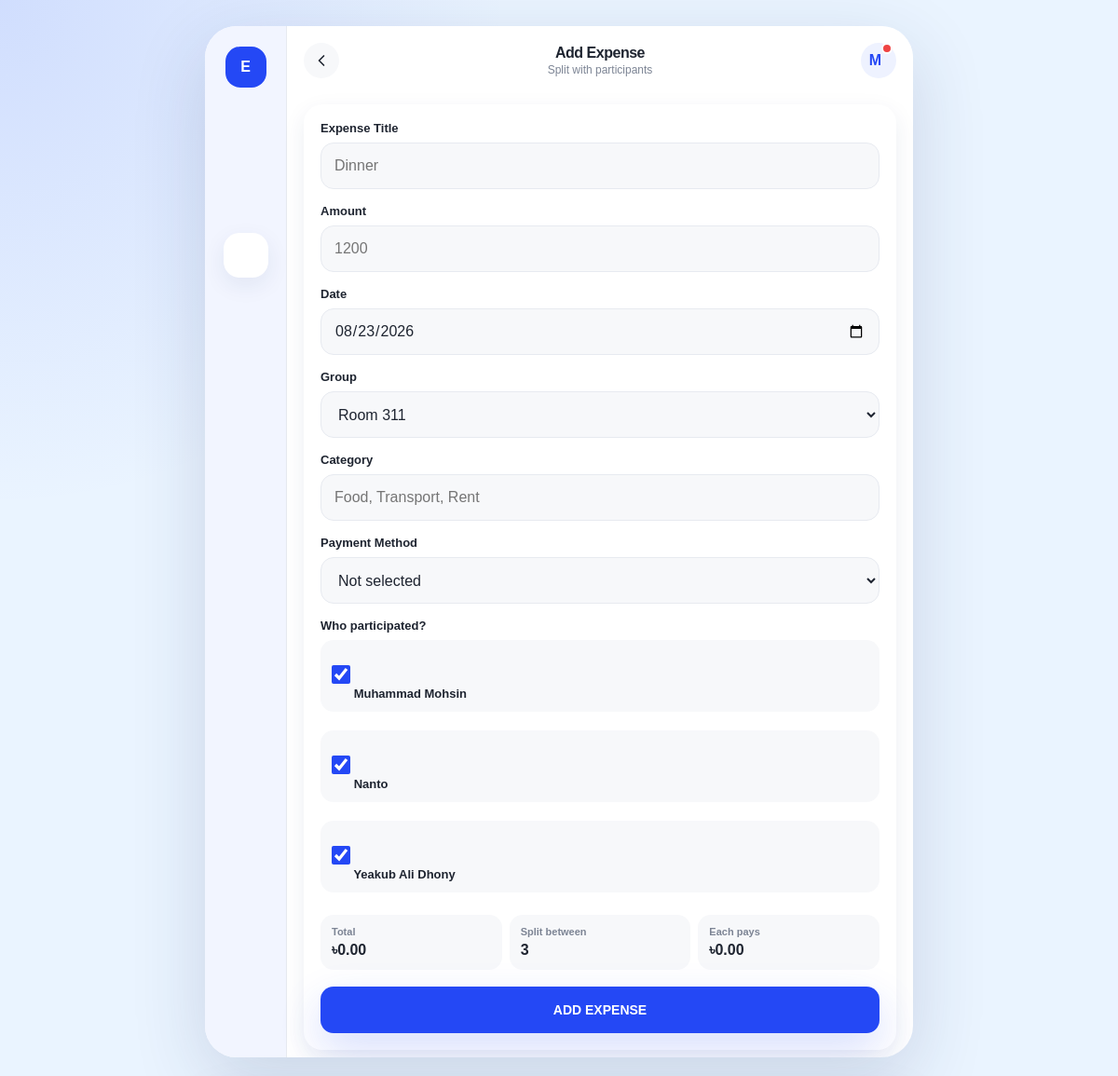
The app's page /expenses/add.php?group_id=5 (signed in) with its own data.
### tables this page shows
CREATE TABLE `users` (
  `user_id` int(11) NOT NULL,
  `name` varchar(100) NOT NULL,
  `email` varchar(255) NOT NULL,
  `password_hash` varchar(255) NOT NULL,
  `phone_no` varchar(20) DEFAULT NULL,
  `created_at` timestamp NOT NULL DEFAULT current_timestamp()
);

### expenses/add.php (the view, shortened to what this page needs)
<?php
require_once "../config/database.php";
$user_id = (int) $_SESSION["user_id"];
$selected_group_id = (int) ($_GET["group_id"] ?? $_POST["group_id"] ?? 0);
$stmt = $conn->prepare("
    SELECT g.group_id, g.group_name
    FROM groups g
    INNER JOIN group_members gm ON g.group_id = gm.group_id
    WHERE gm.user_id = ?
    ORDER BY g.group_name
");
$stmt->bind_param("i", $user_id);
$stmt->execute();
$groups = $stmt->get_result();
$members = [];
if ($selected_group_id > 0) {
    $stmt = $conn->prepare("
        SELECT u.user_id, u.name
        FROM group_members gm
        INNER JOIN users u ON gm.user_id = u.user_id
        WHERE gm.group_id = ?
        ORDER BY u.name
    ");
    $stmt->bind_param("i", $selected_group_id);
    $stmt->execute();
    $members = $stmt->get_result()->fetch_all(MYSQLI_ASSOC);
}
include "../includes/header.php";
?>
<form class="form-card" method="POST">
    <div class="form-group"><label for="title">Expense Title</label><input id="title" name="title" type="text" placeholder="Dinner" required></div>
    <div class="form-group"><label for="amount">Amount</label><input id="amount" name="amount" type="number" min="0.01" step="0.01" placeholder="1200" data-split-amount required></div>
    <div class="form-group"><label for="expense_date">Date</label><input id="expense_date" name="expense_date" type="date" value="<?= date("Y-m-d") ?>" required></div>
    <div class="form-group">
        <label for="group_id">Group</label>
        <select id="group_id" name="group_id" required onchange="if(this.value){window.location='add.php?group_id='+this.value}">
            <?php while ($group = $groups->fetch_assoc()): ?>
                <option value="<?= (int) $group["group_id"] ?>" <?= $selected_group_id === (int) $group["group_id"] ? "selected" : "" ?>><?= htmlspecialchars($group["group_name"]) ?></option>
            <?php endwhile; ?>
        </select>
    </div>
    <div class="form-group"><label for="category">Category</label><input id="category" name="category" type="text" placeholder="Food, Transport, Rent"></div>
    <div class="form-group">
        <label for="payment_method_id">Payment Method</label>
        <select id="payment_method_id" name="payment_method_id">
            <option value="0">Not selected</option>
        </select>
    </div>
    <div class="form-group">
        <label>Who participated?</label>
        <div class="card-list">
            <?php if (count($members) > 0): ?>
                <?php foreach ($members as $member): ?>
                    <label class="participant-row"><input type="checkbox" name="participants[]" value="<?= (int) $member["user_id"] ?>" data-split-participant checked> <?= htmlspecialchars($member["name"]) ?></label>
                <?php endforeach; ?>
            <?php else: ?>
                <div class="empty-state"><h3>Select a group</h3><p>Participants appear after selecting a group.</p></div>
            <?php endif; ?>
        </div>
    </div>
    <div class="split-preview">
        <div class="stat-pill"><span>Total</span><strong data-split-total>৳0.00</strong></div>
        <div class="stat-pill"><span>Split between</span><strong data-split-count>0</strong></div>
        <div class="stat-pill"><span>Each pays</span><strong data-split-each>৳0.00</strong></div>
    </div>
    <br>
    <button class="primary-button full-width" type="submit">ADD EXPENSE</button>
</form>
<?php include "../includes/footer.php"; ?>

### css/style.css (style rules this page uses)
:root { --primary: #2448f5; --primary-dark: #1939d6; --primary-light: #eef2ff; --background: #ffffff; --surface: #f7f8fa; --surface-blue: #f2f5ff; --text-primary: #1e2430; --text-secondary: #7c8494; --text-muted: #a7aebb; --border: #e7eaf0; --success: #22c55e; --warning: #f59e0b; --danger: #ef4444; --shadow: 0 8px 25px rgba(30, 50, 100, 0.08); --shadow-strong: 0 18px 45px rgba(36, 72, 245, 0.18); --radius-sm: 8px; --radius-md: 14px; --radius-lg: 20px; --radius-xl: 28px; --app-width: 460px; }
* { box-sizing: border-box; margin: 0; padding: 0; }
html { scroll-behavior: smooth; }
body { min-height: 100vh; background: radial-gradient(circle at top left, rgba(36, 72, 245, 0.13), transparent 34rem), #eaf4ff; color: var(--text-primary); font-family: "Trebuchet MS", Arial, Helvetica, sans-serif; }
button, input, select, textarea { font: inherit; }
button { cursor: pointer; }
.card, .summary-card, .mini-card, .form-card, .transaction-row, .group-card, .user-row, .notification-card, .payment-card { border-radius: var(--radius-lg); background: white; box-shadow: var(--shadow); }
.card-list { display: grid; gap: 12px; }
.stat-pill { padding: 12px; border-radius: var(--radius-md); background: var(--surface); }
.stat-pill span { display: block; color: var(--text-secondary); font-size: 11px; font-weight: 800; }
.stat-pill strong { display: block; margin-top: 5px; font-variant-numeric: tabular-nums; }
.form-card { padding: 18px; }
.form-group { margin-bottom: 16px; }
.form-group label { display: block; margin-bottom: 8px; font-size: 13px; font-weight: 800; }
.form-group input, .form-group select, .form-group textarea { width: 100%; min-height: 50px; padding: 13px 14px; border: 1px solid var(--border); border-radius: var(--radius-md); outline: none; background: var(--surface); color: var(--text-primary); font-size: 16px; }
.btn, .primary-button, .secondary-button, .danger-button { display: inline-flex; min-height: 50px; align-items: center; justify-content: center; gap: 8px; padding: 0 18px; border: 0; border-radius: var(--radius-md); font-size: 14px; font-weight: 900; transition: transform 180ms ease, box-shadow 180ms ease, background 180ms ease; }
.primary-button, .btn-primary { background: var(--primary); color: white; box-shadow: var(--shadow-strong); }
.full-width { width: 100%; }
.participant-row { display: flex; align-items: center; gap: 12px; padding: 12px; border-radius: var(--radius-md); background: var(--surface); font-weight: 800; }
.participant-row input { width: 20px; height: 20px; accent-color: var(--primary); }
.split-preview { display: grid; grid-template-columns: repeat(3, 1fr); gap: 8px; margin-top: 10px; }
@media (min-width: 900px) { body { padding: 28px 0; } }

### records on screen
users: name "Muhammad Mohsin"
users: name "Nanto"
users: name "Yeakub Ali Dhony"

### other values on screen
$pageTitle "Add Expense"
$pageSubtitle "Split with participants"
$userInitial "M"
form field group_id "Room 311"
